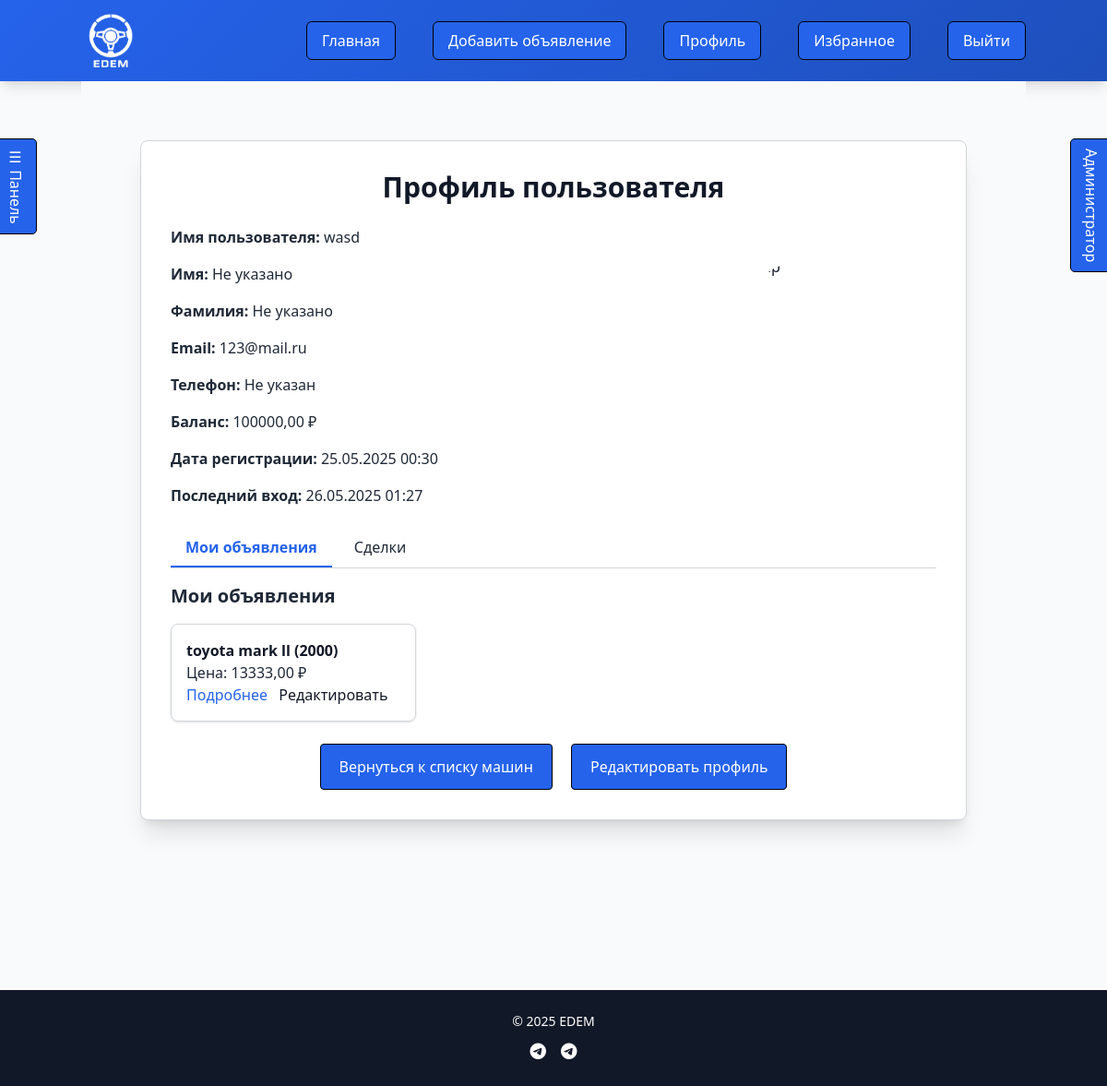
The app's page /profile/ (signed in), older data.
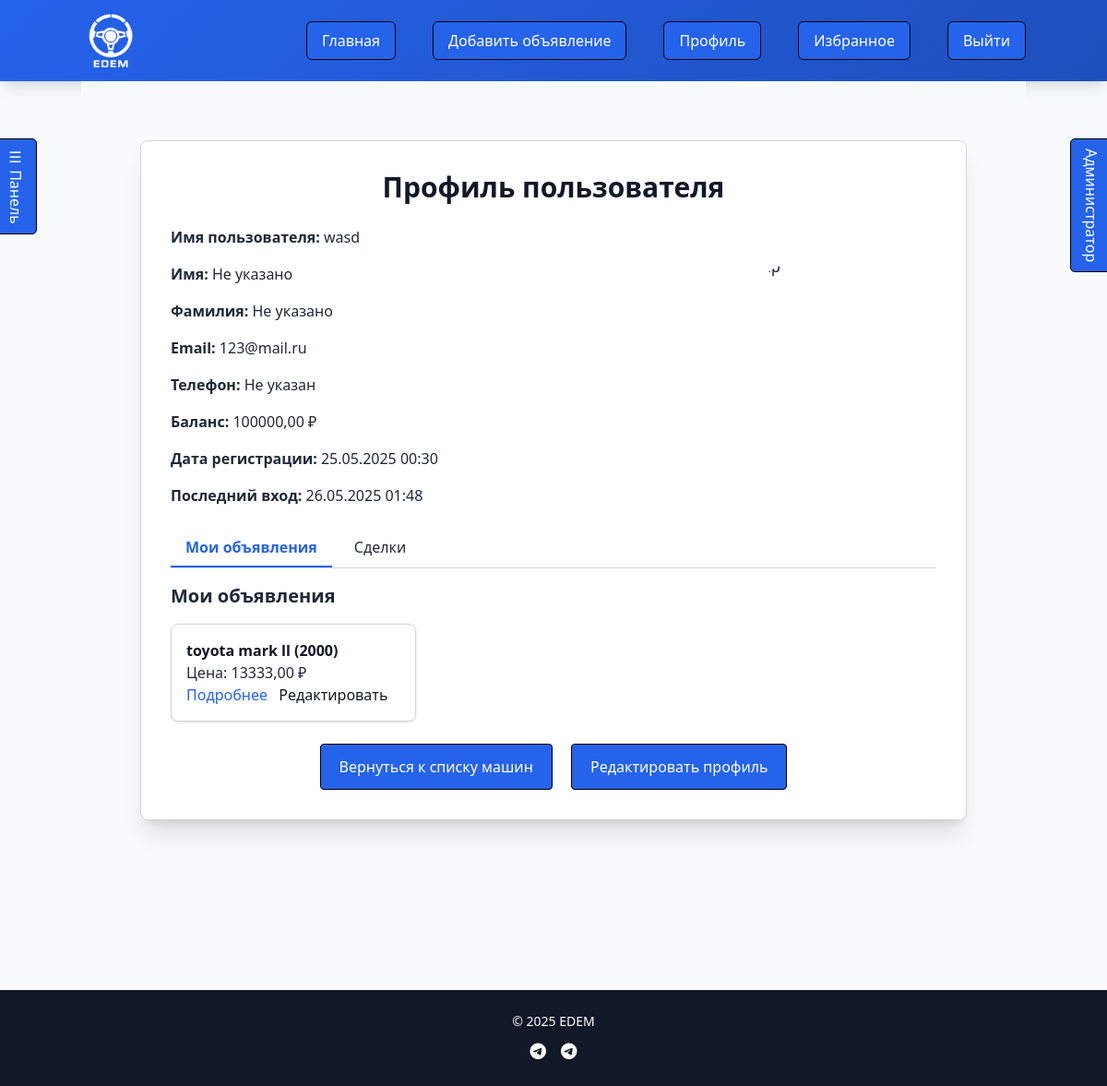
The same page, newer data.
### cars/models.py (models this page shows, shortened)
class User(AbstractBaseUser, PermissionsMixin):
    username = models.CharField(max_length=150, unique=True)
    email = models.EmailField(unique=True)
    phone = models.CharField(max_length=15, blank=True, null=True, validators=[
        MinValueValidator(10, message="Phone number must be at least 10 digits"),
    ])
    first_name = models.CharField(max_length=30, blank=True, null=True)
    last_name = models.CharField(max_length=30, blank=True, null=True)
    company_name = models.CharField(max_length=100, blank=True)
    date_joined = models.DateTimeField(default=timezone.now)
    avatar_url = models.URLField(blank=True, null=True)
    avatar_file = models.ImageField(upload_to='avatars/', blank=True, null=True)
    balance = models.DecimalField(max_digits=12, decimal_places=2, default=0, validators=[MinValueValidator(0)])
    is_active = models.BooleanField(default=True)
    is_staff = models.BooleanField(default=False)
    is_verified = models.BooleanField(default=False)
    block_reason = models.TextField(blank=True, null=True)
    objects = CustomUserManager()
    USERNAME_FIELD = 'username'
    REQUIRED_FIELDS = ['email']
    def get_avatar(self):
        return self.avatar_file.url if self.avatar_file else (self.avatar_url or 'https://avatars.mds.yandex.net/i?id=e54ae3f787cf29aa21be07d6762ecc0dfaa02fa2-5014002-images-thumbs&n=13')
    class Meta:
        db_table = 'Users'
        verbose_name = _('user')
        verbose_name_plural = _('users')

### cars/views.py (the view)
# urls.py: path('profile/', views.profile, name='profile'),
@login_required
def profile(request):
    user_cars = Car.objects.filter(user=request.user, is_sold=False)
    buyer_requests = PurchaseRequest.objects.filter(buyer=request.user).order_by('-request_date')
    seller_requests = PurchaseRequest.objects.filter(seller=request.user).order_by('-request_date')
    unread_purchases_count = buyer_requests.filter(is_read=False, status__in=['Одобрено', 'Отклонено']).count()
    unread_sales_count = seller_requests.filter(is_read=False, status='В ожидании').count()
    has_new_notifications = (unread_purchases_count > 0 or unread_sales_count > 0)
    unread_deals_count = unread_purchases_count + unread_sales_count
    return render(request, 'profile.html', {
        'user': request.user,
        'user_cars': user_cars,
        'buyer_requests': buyer_requests,
        'seller_requests': seller_requests,
        'unread_deals_count': unread_deals_count,
        'unread_purchases_count': unread_purchases_count,
        'unread_sales_count': unread_sales_count,
        'has_new_notifications': has_new_notifications,
    })

### templates/profile.html (shortened to what the changed rows need)
{% extends 'base.html' %}
{% block content %}
<div class="profile-container max-w-4xl mx-auto mt-4 sm:mt-6 p-4 sm:p-6 md:p-8 rounded-lg shadow-xl" style="background-color: var(--card-bg); border: 1px solid var(--border-color);">
    <h2 class="text-xl sm:text-2xl md:text-3xl font-bold text-center mb-4 sm:mb-6" style="color: var(--text-color);">Профиль пользователя</h2>
    <div class="profile-info flex flex-col sm:flex-row items-center space-y-4 sm:space-y-0 sm:space-x-6">
        <div class="space-y-2 sm:space-y-4 flex-1 text-sm sm:text-base">
            <p style="color: var(--secondary-color);"><strong>Имя пользователя:</strong> {{ user.username }}</p>
            <p style="color: var(--secondary-color);"><strong>Имя:</strong> {{ user.first_name|default:"Не указано" }}</p>
            <p style="color: var(--secondary-color);"><strong>Фамилия:</strong> {{ user.last_name|default:"Не указано" }}</p>
            <p style="color: var(--secondary-color);"><strong>Email:</strong> {{ user.email }}</p>
            <p style="color: var(--secondary-color);"><strong>Телефон:</strong> {{ user.phone|default:"Не указан" }}</p>
            <p style="color: var(--secondary-color);"><strong>Баланс:</strong> {{ user.balance }} ₽</p>
            <p style="color: var(--secondary-color);"><strong>Дата регистрации:</strong> {{ user.date_joined|date:"d.m.Y H:i" }}</p>
            <p style="color: var(--secondary-color);"><strong>Последний вход:</strong> {{ user.last_login|date:"d.m.Y H:i" }}</p>
        </div>
    </div>
</div>
{% endblock %}

Row changes from the older to the newer data that the page shows:
changed User "wasd": last_login "26.05.2025 01:27" → "26.05.2025 01:48"
